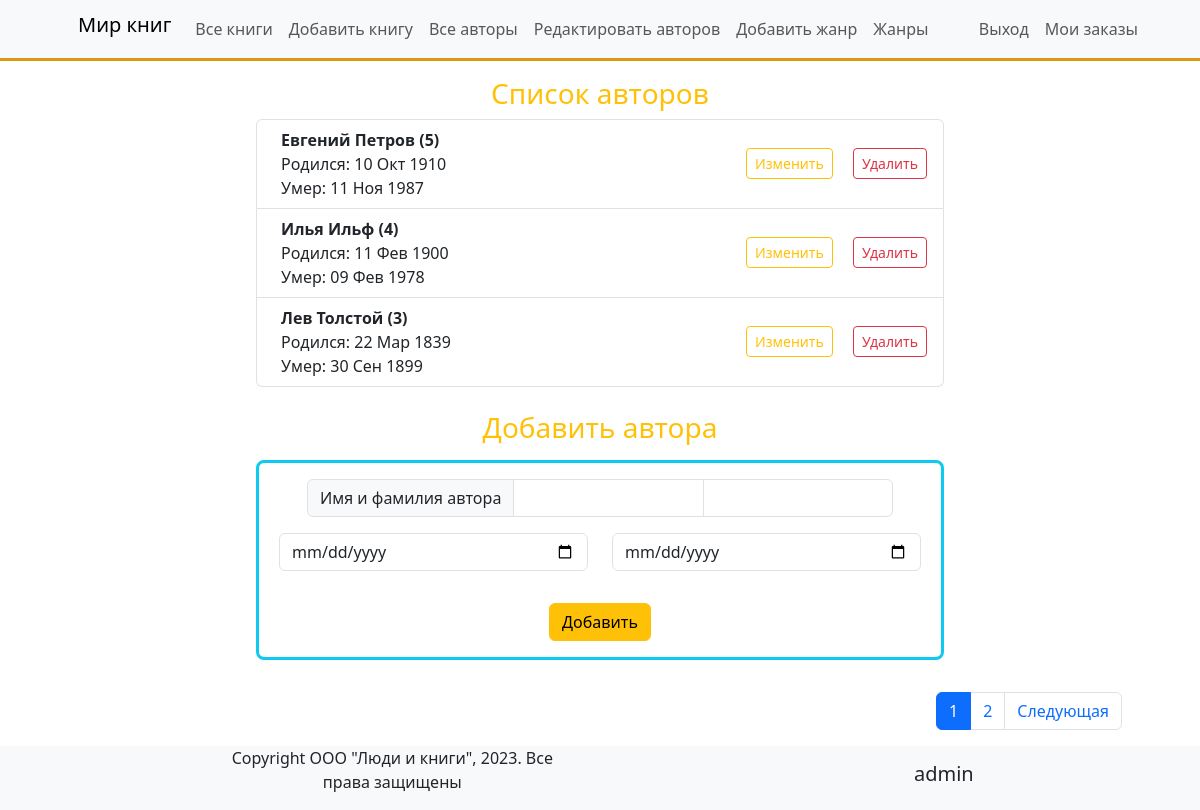
The page /authors_add/ (signed in) on the database its author committed.
### catalog/models.py (models this page shows, shortened)
class Author(models.Model):
    first_name = models.CharField(max_length=100, help_text='Введите имя автора',
                                  verbose_name='Имя автора')
    last_name = models.CharField(max_length=100, help_text='Введите фамилию автора',
                                 verbose_name='Фамилия автора')
    date_of_birth = models.DateField(help_text='Введите дату рождения', verbose_name='Дата рождения',
                                     null=True, blank=True)
    date_of_death = models.DateField(help_text='Введите дату смерти', verbose_name='Дата смерти',
                                     null=True, blank=True)
    class Meta:
        verbose_name = 'Автор'
        verbose_name_plural = 'Авторы'
        ordering = ['-id']

### catalog/views.py (the view)
# urls.py: path('authors_add/', views.authors_add, name='authors-add'),
@login_required
def authors_add(request):
    authors = Author.objects.all()
    pagin_authors = Paginator(authors, per_page=3)
    page_number = request.GET.get('page')
    page_obj = pagin_authors.get_page(page_number)
    return render(request, template_name='catalog/authors_add.html',
                  context={"authors": authors, 'page_object': page_obj})

### catalog/templates/catalog/authors_add.html (shortened to what this page needs)
{% extends 'base.html' %}
{% block content %}
    <div class="container px-5 py-3">
        <div class="row justify-content-center">
            <div class="col-md-8">
                <h3 class="text-center text-warning">Список авторов</h3>
                <ol class="list-group">
                    {% for author in page_object %}
                        <li class="list-group-item d-flex justify-content-between align-items-center">
                            <div class="ms-2 me-auto">
                                <div class="fw-bold">{{ author.first_name }} {{ author.last_name }} ({{ author.id }})
                                </div>
                                <span>Родился: {{ author.date_of_birth|date:'d M Y' }}</span>
                                {% if author.date_of_death %}
                                    <br>
                                    <span>Умер: {{ author.date_of_death|date:'d M Y' }}</span>
                                {% endif %}
                            </div>
                            <div class="text-center">
                                <a href="{% url 'catalog:edit' author.pk %}"
                                   class="btn btn-sm btn-outline-warning me-2">Изменить</a>
                                <a href="{% url 'catalog:delete' author.pk %}"
                                   class="btn btn-sm btn-outline-danger ms-2">Удалить</a>
                            </div>
                        </li>
                    {% endfor %}
                </ol>
            </div>
            <div class="col-8">
                <h3 class="text-center text-warning mt-4">Добавить автора</h3>
                <form action="{% url 'catalog:create' %}" method="post"
                      class="border border-3 rounded-3 border-info my-3" onsubmit="return validate(this)">
                    <div class="input-group my-3 px-1 px-lg-5">
                        <span class="input-group-text">Имя и фамилия автора</span>
                        <input type="text" name="first_name" aria-label="Имя" class="form-control" >
                        <input type="text" name="last_name" aria-label="Фамилия" class="form-control" >
                    </div>
                    <div class="row my-3 mx-2">
                        <div class="col-lg py-3 py-sm-3 py-md-3 py-lg-0">
                            <input type="date" name="date_of_birth" class="form-control" >
                        </div>
                        <div class="col-lg py-3 py-sm-3 py-md-3 py-lg-0">
                            <input type="date" name="date_of_death" class="form-control">
                        </div>
                    </div>
                    <div class="row justify-content-center py-3">
                        <div class="col text-center">
                            <button type="submit"
                                    class="btn btn-warning ">Добавить
                            </button>
                        </div>
                    </div>
                </form>
            </div>
        </div>
    </div>
    {% if page_object.paginator %}
        <div class="container px-5">
            <nav>
                <ul class="pagination justify-content-end">
                    {% for p in page_object.paginator %}
                        <li class="page-item"><a
                                class="page-link {% if p.number == page_object.number %}active{% endif %} "
                                href="{{ request.path }}?page={{ p.number }}">{{ p.number }}</a></li>
                    {% endfor %}
                    {% if page_object.has_next %}
                        <li class="page-item">
                            <a class="page-link" href="{{ request.path }}?page={{ page_object.next_page_number }}">Следующая</a>
                        </li>
                    {% endif %}
                </ul>
            </nav>
        </div>
    {% endif %}
{% endblock %}

### templates/include/footer.html
{% block footer %}
    <footer class="container-fluid bg-light">
        <div class="container px-5">
            <div class="row justify-content-evenly">
                <div class="col-4 text-center align-items-center">
                    {% block copyright %}
                        <p>Copyright ООО "Люди и книги", 2023. Все права защищены</p>
                    {% endblock %}
                </div>
                <div class="col-3 align-self-center text-end">
                    {% block now_user %}
                        {% if user.is_authenticated %}
                            <p class="h5">{{ user.username }}</p>
                        {% else %}
                            <p class="h5">Не авторизованы</p>
                        {% endif %}
                    {% endblock %}
                </div>
            </div>
        </div>
    </footer>
{% endblock %}
</body>
</html>

### rows shown on the page
Author: first_name "Евгений", last_name "Петров", id "5", date_of_birth "10 Окт 1910", date_of_death "11 Ноя 1987"
Author: first_name "Илья", last_name "Ильф", id "4", date_of_birth "11 Фев 1900", date_of_death "09 Фев 1978"
Author: first_name "Лев", last_name "Толстой", id "3", date_of_birth "22 Мар 1839", date_of_death "30 Сен 1899"

### other values the page prints
{{ p.number }} "1" "2"
{{ user.username }} "admin"
